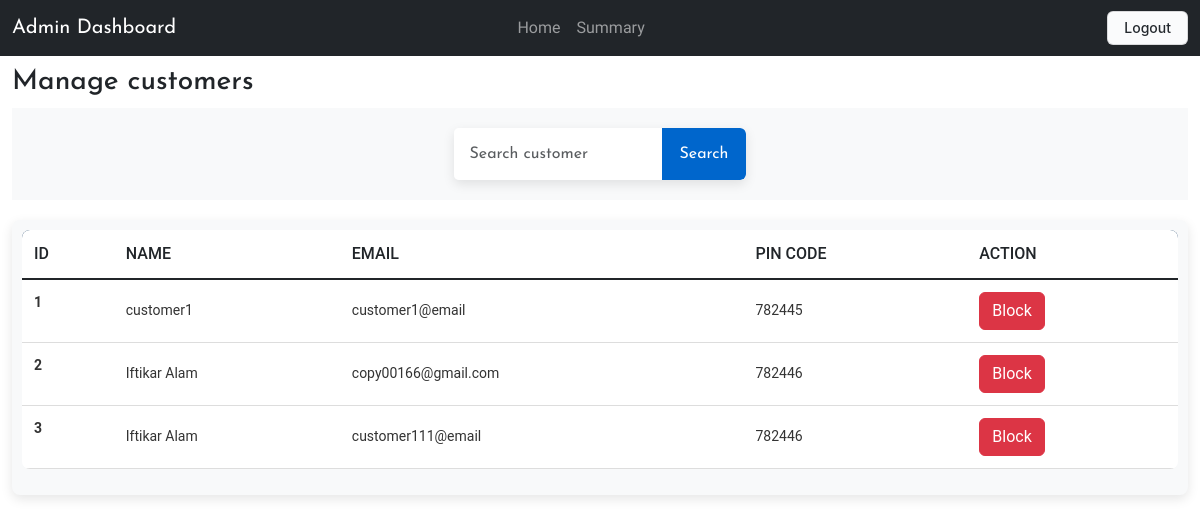
The app's page /all_customers (signed in) with its own data.
### application/models.py (models this page shows)
class Customer(db.Model):
    id=db.Column(db.Integer, primary_key=True)
    user_id = db.Column(db.Integer, db.ForeignKey('user.id'), nullable = False)
    user = db.relationship('User', back_populates='customer')
    fullname= db.Column(db.String(80))
    address= db.Column(db.String(200))
    pincode=db.Column(db.Integer)

class User(db.Model, UserMixin):
    id=db.Column(db.Integer, primary_key=True)
    email= db.Column(db.String(), nullable=False )
    password= db.Column(db.String(), nullable=False)
    is_blocked= db.Column(db.Boolean, default=False)
    professional = db.relationship('Professional',uselist=False, back_populates='user')
    customer = db.relationship('Customer',uselist=False, back_populates='user')
    fs_uniquifier = db.Column(db.String, unique = True, nullable = False)
    active = db.Column(db.Boolean, default = True)
    roles = db.Relationship('Role', backref = 'bearers', secondary='user_roles')

### application/controllers.py (the view)
@app.route('/all_customers')
@login_required
def all_customers():
    search_results = Customer.query.all()
    return render_template('all_customers.html', customers=search_results)

### templates/all_customers.html (shortened to what this page needs)
<!DOCTYPE html>
<html lang="en">
<head>
    <link href="https://cdn.jsdelivr.net/npm/bootstrap@5.3.0-alpha1/dist/css/bootstrap.min.css" rel="stylesheet">
    <link rel="stylesheet" href="/static/common.css">
</head>
<body>
    <nav class="navbar navbar-expand-lg navbar-dark bg-dark">
        <div class="container-fluid">
            <a class="navbar-brand" href="#">Admin Dashboard</a>
          <div class="collapse navbar-collapse" id="navbarNav" >
              <ul class="navbar-nav ms-auto" style="display: flex; justify-content: center; width: 100%; padding-right: 15%;" >
                  <li class="nav-item"><a class="nav-link" href="/admin">Home</a></li>
                  <li class="nav-item"><a class="nav-link" href="/summary">Summary</a></li>
              </ul>
          </div>
          <div class="nav-link" style="display: flex;">
              <a href="/logout"> <button class="button-4">Logout</button></a>
          </div>
        </div>
    </nav>
    <div class="container-fluid">
          <h3 style="padding-top: 10px;">Manage customers</h3>
                <div class="search-container">
                  <form action="/search_customer">
                      <div class="input-group">
                          <input
                              name="result"
                              type="text"
                              class="form-control"
                              placeholder="Search customer"
                              aria-label="Search for customers"
                              aria-describedby="button-addon2"
                          />
                          <button
                              class="btn"
                              type="submit"
                              id="button-addon2">
                              Search
                          </button>
                      </div>
                  </form>
              </div>
                <div class="tableMain" >
                    <table class="table">
                        <thead>
                          <tr>
                            <th scope="col">ID</th>
                            <th scope="col">Name</th>
                            <th scope="col">Email</th>
                            <th scope="col">Pin Code</th>
                            <th scope="col">Action</th>
                          </tr>
                        </thead>
                        <tbody class="table-group-divider">
                        {% for cus in customers %}
                          <tr>
                            <th scope="row">{{loop.index}}</th>
                            <td>{{cus.fullname}}</td>
                            <td>{{cus.user.email}}</td>
                            <td> {{cus.pincode}}</td>
                            <td>
                              {% if not cus.user.active %}
                              <a href="user_action/{{cus.user_id}}">
                                <button>Review</button>
                              </a>
                              {% elif not cus.user.is_blocked %}
                              <a href="user_action/{{cus.user_id}}">
                                <button class="btn btn-danger">Block</button>
                              </a>
                              {% else %}
                              <a href="user_action/{{cus.user_id}}">
                                <button class="button-30">Unblock</button>
                              </a>
                              {% endif %}
                            </td>
                          </tr>
                        {% endfor %}
                        </tbody>
                      </table>
                 </div>
            </div>
</body>
</html>

### static/common.css (style rules this page uses)
body { font-family: "Josefin Sans", serif; }
li { font-family: "Rowdies", sans-serif; font-weight: 400; font-style: normal; }
.search-container { display: flex; justify-content: center; align-items: center; padding: 20px; background-color: #f8f9fa; }
.input-group { max-width: 600px; width: 100%; box-shadow: 0 4px 12px rgba(0, 0, 0, 0.1); border-radius: 5px; overflow: hidden; }
.input-group .form-control { border: none; padding: 14px 16px; font-size: 16px; border-radius: 0; outline: none; transition: box-shadow 0.3s ease; }
.input-group .btn { border: none; background-color: #0066cc; color: white; padding: 13px 18px; font-size: 16px; cursor: pointer; transition: background-color 0.3s ease; }
.tableMain { width: 100%; overflow-x: auto; margin: 20px 0; padding: 10px; background-color: #f8f9fa; border-radius: 8px; box-shadow: 0 4px 12px rgba(0, 0, 0, 0.1); }
.table { width: 100%; border-collapse: collapse; font-family: 'Roboto', sans-serif; text-align: left; background-color: white; border-radius: 8px; overflow: hidden; }
.table thead { background-color: #012a52; color: white; font-size: 16px; text-transform: uppercase; }
.table thead th { padding: 12px; font-weight: 500; }
.table tbody tr { border-bottom: 1px solid #ddd; transition: background-color 0.2s ease; }
.table tbody td, .table tbody th { padding: 12px; font-size: 14px; color: #333; }
.table tbody td { vertical-align: middle; }
.button-4 { appearance: none; background-color: #FAFBFC; border: 1px solid rgba(27, 31, 35, 0.15); border-radius: 6px; box-shadow: rgba(27, 31, 35, 0.04) 0 1px 0, rgba(255, 255, 255, 0.25) 0 1px 0 inset; box-sizing: border-box; color: #24292E; cursor: pointer; display: inline-block; font-family: -apple-system, system-ui, "Segoe UI", Helvetica, Arial, sans-serif, "Apple Color Emoji", "Segoe UI Emoji"; font-size: 14px; font-weight: 500; line-height: 20px; list-style: none; padding: 6px 16px; position: relative; transition: background-color 0.2s cubic-bezier(0.3, 0, 0.5, 1); user-select: none; -webkit-user-select: none; touch-action: manipulation; vertical-align: middle; white-space: nowrap; word-wrap: break-word; }
.button-4:before { display: none; }

### records on screen
Customer: fullname "customer1", user.email "customer1@email", pincode "782445"
Customer: fullname "Iftikar Alam", user.email "copy00166@gmail.com", pincode "782446"
Customer: fullname "Iftikar Alam", user.email "customer111@email", pincode "782446"
